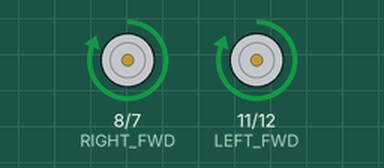
Simulated run of this sketch. Board: Arduino Uno, built with avr-gcc and run on an emulated ATmega328P. Shown: motor-driver pin pairs drawn as motors (green arrow = first pin HIGH = forward, orange = second pin HIGH = backward, longer = more drive, scaled by the enable pin).

Above: at 2.5 s.
At 5.5 s:
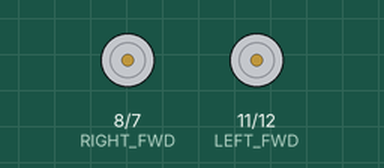
At 7.0 s:
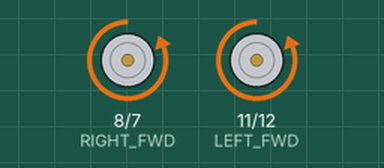
Timing chart, 0 to 10.4 s (numbered marks = the images above):
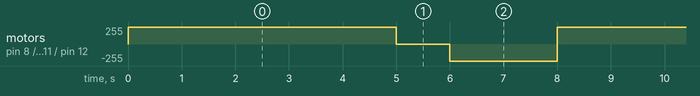

Measured:
- by itself, motor on pin 8 (RIGHT_FWD) / pin 7 (RIGHT_REV), motor on pin 11 (LEFT_FWD) / pin 12 (LEFT_REV): repeats every 8.0 s: stopped 1.0 s, backward 255/255 2.0 s, forward 255/255 5.0 s

The sketch:

Story3MissionToMars.ino
```cpp
int LEFT_REV = 12;
int LEFT_FWD = 11;
int LEFT_ENABLE = 10;
int RIGHT_ENABLE = 9;
int RIGHT_FWD = 8;
int RIGHT_REV = 7;
void setup()
{
  pinMode(LEFT_REV, OUTPUT);
  pinMode(RIGHT_REV, OUTPUT);
  pinMode(LEFT_ENABLE, OUTPUT);
  pinMode(RIGHT_ENABLE, OUTPUT);
  pinMode(LEFT_FWD, OUTPUT);
  pinMode(RIGHT_FWD, OUTPUT);
}

void loop()
{
digitalWrite (LEFT_REV, LOW);
digitalWrite (RIGHT_REV, LOW);
digitalWrite (LEFT_ENABLE, HIGH);
digitalWrite (RIGHT_ENABLE, HIGH);
digitalWrite (LEFT_FWD, HIGH);
digitalWrite (RIGHT_FWD, HIGH);
delay (5000);
digitalWrite (LEFT_REV, LOW);
digitalWrite (RIGHT_REV, LOW);
digitalWrite (LEFT_ENABLE, LOW);
digitalWrite (RIGHT_ENABLE, LOW);
digitalWrite (LEFT_FWD, LOW);
digitalWrite (RIGHT_FWD, LOW);
delay (1000);
digitalWrite (LEFT_REV, HIGH);
digitalWrite (RIGHT_REV, HIGH);
digitalWrite (LEFT_ENABLE, HIGH);
digitalWrite (RIGHT_ENABLE, HIGH);
digitalWrite (LEFT_FWD, LOW);
digitalWrite (RIGHT_FWD, LOW);
delay (2000);
}
```
